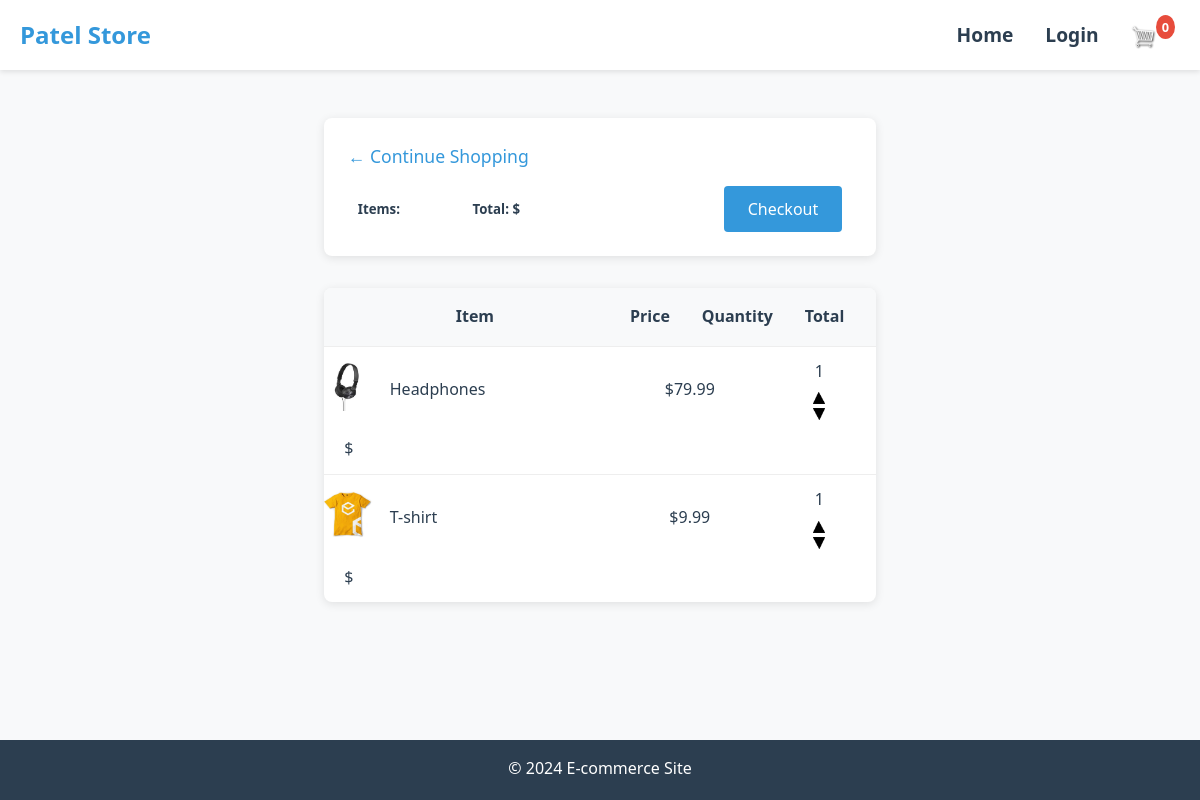
The app's page /cart/ (signed in) with its own data.
### store/models.py (models this page shows, shortened)
class OrderItem(models.Model):
    product = models.ForeignKey(Product, on_delete=models.SET_NULL, blank=True, null=True)
    order = models.ForeignKey(Order, on_delete=models.SET_NULL, blank=True, null=True)
    quantity = models.IntegerField(default=0, null=True, blank=True)
    date_added = models.DateTimeField(auto_now_add=True)

class Product(models.Model):
    name = models.CharField(max_length=200, null=True)
    price = models.FloatField()
    digital = models.BooleanField(default=False, null=True, blank=False)
    image = models.ImageField(null=True, blank=True)
    @property
    def imageURL(self):
        try:
            url = self.image.url
        except:
            url = ''
        return url

### store/views.py (the view)
# urls.py: path('cart/', views.cart, name="cart"),
def cart(request):
     if request.user.is_authenticated:
       customer = request.user.customer
       order, created = Order.objects.get_or_create(customer=customer, complete=False)
       items = order.orderitem_set.all()
     else:
       items = []
     context = {'items':items, 'order':order}
     return render(request, 'store/cart.html', context)

### store/templates/store/cart.html
{% extends 'store/main.html' %}
{% load static %}
{% block content %}
    <div class="cart-container">
        <div class="cart-summary">
            <a class="continue-shopping-btn" href="{% url 'home' %}">&#x2190; Continue Shopping</a>
            <table class="summary-table">
                <tr>
                    <td><h5>Items: <strong>{{order.get_cart_items}}</strong></h5></td>
                    <td><h5>Total: <strong>${{order.get_cart_total|floatformat:2}}</strong></h5></td>
                    <td>
                        <a class="checkout-btn" href="{% url 'checkout' %}">Checkout</a>
                    </td>
                </tr>
            </table>
        </div>
        <div class="cart-items">
            <div class="cart-header">
                <div class="header-item"></div>
                <div class="header-item"><strong>Item</strong></div>
                <div class="header-item"><strong>Price</strong></div>
                <div class="header-item"><strong>Quantity</strong></div>
                <div class="header-item"><strong>Total</strong></div>
            </div>
            {% for item in items %}
            <div class="cart-row">
                <div class="cart-image">
                    <img src="{{item.product.imageURL}}">
                </div>
                <div class="cart-item-name">
                    <p>{{item.product.name}}</p>
                </div>
                <div class="cart-item-price">
                    <p>${{item.product.price|floatformat:2}}</p>
                </div>
                <div class="cart-item-quantity">
                    <p>{{item.quantity}}</p>
                    <div class="quantity-control">
                        <img class="chg-quantity" src="{% static 'images/arrow-up.png' %}" alt="Increase">
                        <img class="chg-quantity" src="{% static 'images/arrow-down.png' %}" alt="Decrease">
                    </div>
                </div>
                <div class="cart-item-total">
                    <p>${{item.get_total|floatformat:2}}</p>
                </div>
            </div>
            {% endfor %}
        </div>
    </div>
{% endblock content %}

### static/css/main.css (style rules this page uses)
* { margin: 0; padding: 0; box-sizing: border-box; }
body { font-family: 'Segoe UI', Tahoma, Geneva, Verdana, sans-serif; line-height: 1.6; color: var(--text-color); background-color: var(--background-color); min-height: 100vh; display: flex; flex-direction: column; }
.cart-container { max-width: 1000px; margin: 0 auto; padding: 1rem; }
.cart-summary { background: white; padding: 1.5rem; border-radius: 8px; box-shadow: 0 2px 10px rgba(0, 0, 0, 0.1); margin-bottom: 2rem; }
.continue-shopping-btn { color: var(--secondary-color); text-decoration: none; font-size: 1.1rem; font-weight: 500; transition: color 0.3s ease; }
.summary-table { width: 100%; margin-top: 1rem; }
.summary-table td { padding: 0.5rem; }
.summary-table td:last-child { text-align: right; }
.checkout-btn { background-color: var(--secondary-color); color: white; padding: 0.75rem 1.5rem; border-radius: 4px; text-decoration: none; font-weight: 500; transition: background-color 0.3s ease; }
.cart-items { background: white; border-radius: 8px; box-shadow: 0 2px 10px rgba(0, 0, 0, 0.1); overflow: hidden; }
.cart-header { display: grid; grid-template-columns: 100px 2fr 1fr 1fr 1fr; gap: 1rem; padding: 1rem; background-color: #f8f9fa; border-bottom: 1px solid #eee; }
.header-item { text-align: center; }
.header-item:nth-child(2) { text-align: left; }
.cart-row { display: grid; grid-template-columns: 100px 2fr 1fr 1fr 1fr; gap: 1rem; padding: 1rem; align-items: center; border-bottom: 1px solid #eee; }
.cart-row:last-child { border-bottom: none; }
.cart-image img { width: 80px; height: 80px; object-fit: cover; border-radius: 4px; }
.cart-item-name { text-align: left; }
.cart-item-price, .cart-item-quantity, .cart-item-total { text-align: center; }
.cart-item-quantity { display: flex; flex-direction: column; align-items: center; gap: 0.5rem; }
.quantity-control { display: flex; flex-direction: column; gap: 0.25rem; }
.chg-quantity { width: 12px; height: 12px; cursor: pointer; transition: opacity 0.3s ease; }
.cart-row { display: grid; grid-template-columns: auto 2fr 1fr 1fr; gap: 1rem; align-items: center; padding: 0.75rem 0; border-bottom: 1px solid #eee; }
.cart-image img { width: 50px; height: 50px; object-fit: cover; border-radius: 4px; }

### records on screen
OrderItem: product.imageURL (picture), product.name "Headphones", product.price "79.99", quantity "1"
OrderItem: product.imageURL (picture), product.name "T-shirt", product.price "9.99", quantity "1"
